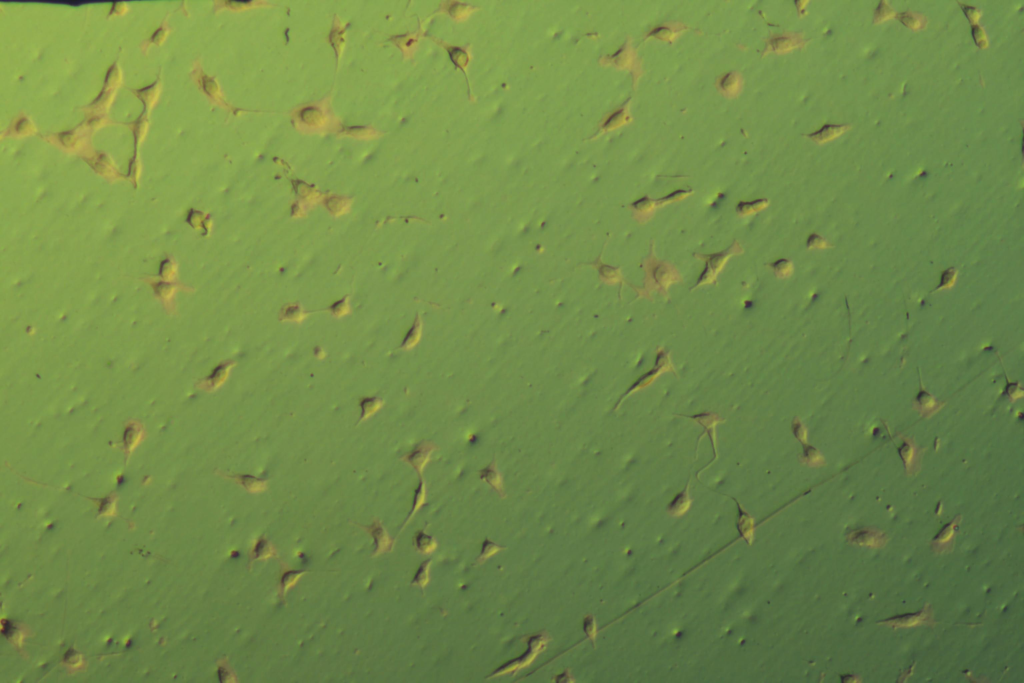
#> input picture 2.jpg, 3072 x 2048 px, given as the content of the folder D:/20251012/20251012-fixedA375-30ugPaint_JL_2, which was not available (shown at 1/3 size)
$ python batch_imgs_process4.py
#> lines starting #> are read from the running program, lines starting #| are printed output that depends on the picture; after the words box and inside, x2 and y2 are one past the last pixel; in counts of white or black regions, pixels touching at a corner belong together; pictures that were not available may be replaced by others from this repository, and a replacement may not be noted
# -*- coding: utf-8 -*-
"""
SPR 对齐+信号提取 (v4.1)
- Stage A：稀疏黑点掩膜 → 局部爬山 → 仅保存位移CSV与公共裁剪框（可选落盘对齐图）
- Stage B：按位移在线平移→公共裁剪→(R-G) 残差 → 单CSV断点续跑 + 背景ROI
- ★ 掩膜来源：允许掩膜为“整幅未对齐、未公共裁剪”的参考图坐标；会自动按公共裁剪框裁切
"""

import os
import sys
import json
import csv
import cv2
import datetime
import subprocess
import numpy as np
import pandas as pd
import multiprocessing as mp
from pathlib import Path
from typing import List, Tuple, Dict, Optional, Set, Union
from concurrent.futures import ThreadPoolExecutor, as_completed
from rich.progress import Progress, BarColumn, TextColumn, MofNCompleteColumn, TimeRemainingColumn, track

# ============================ 用户配置 ============================
INPUT_DIR = Path(r"D:\20251012\20251012-fixedA375-30ugPaint_JL_2")
MASK_FILE_PATH = Path(r"D:\20251012\JL2_mask.npy")
SAVE_DIR = Path(r"D:\20251012\excel")

# 可选：若希望输出对齐+裁剪后的图像用于核验，打开此开关
WRITE_ALIGNED = False
OUTPUT_SUFFIX = "_aligned_opt_v4"

# 对齐阶段参数（与 V3 一致或微调）
DEBUG_SAMPLES = 7                 # 输出若干 debug 可视化
DOWNSCALE = 2                     # 2 或 4（锚点检测/匹配分辨率）
CLAHE_CLIP = 2.0
MIN_AREA, MAX_AREA = 200, 700     # 黑点面积范围（像素）
BIN_THR_K = 1.2                   # 二值阈值 = 均值 + k*std
KERNEL_BH = 25                    # black-hat 核（奇数）
GAUSS_SMALL, GAUSS_LARGE = 3, 9   # DoG 两核（奇数）

# 局部优化参数
SEARCH_R = 12                     # small 尺度像素半径
INIT_WINDOW = 6                   # 初始步长（small 尺度）
MIN_STEP = 1
MAX_ITERS = 40
LAMBDA_TEMP = 0.01                # 时间正则 λ

# 信号提取阶段
MAX_WORKERS = max(2, mp.cpu_count()//2)
FORCE_REALIGN = False             # True 则重算位移；False 复用已有 alignment_shifts.csv
FORCE_RECOMPUTE_SIGNAL = False    # True 则无视进度CSV，强制重算全部帧
ENABLE_BACKGROUND = True          # 是否选择背景ROI并写入 mask_id=-1
PROGRESS_CSV_NAME = "progress_long_v4.csv"
BG_JSON_NAME = "background_roi.json"
# =================================================================

EXTS = (".tif",".tiff",".bmp",".png",".jpg",".jpeg",".TIF",".TIFF",".PNG",".JPG",".JPEG")

# [16 lines left out: function mac_notify, not called in this run]

def list_images_sorted(folder: Path) -> List[Path]:
    files = [p for p in folder.iterdir() if p.suffix in EXTS and not p.name.startswith('.')]
    def key(p):
        try: return (0,int(p.stem))
        except: return (1,p.stem)
    return sorted(files,key=key)

def to_gray_f32(bgr: np.ndarray) -> np.ndarray:
    return cv2.cvtColor(bgr, cv2.COLOR_BGR2GRAY).astype(np.float32)

def build_anchor_response(gray_f32: np.ndarray) -> np.ndarray:
    g8 = np.clip(gray_f32, 0, 255).astype(np.uint8)
    clahe = cv2.createCLAHE(clipLimit=CLAHE_CLIP, tileGridSize=(8,8))
    g_eq = clahe.apply(g8).astype(np.float32)
    k = max(3, KERNEL_BH | 1)
    kernel = cv2.getStructuringElement(cv2.MORPH_ELLIPSE, (k, k))
    bh = cv2.morphologyEx(g_eq, cv2.MORPH_BLACKHAT, kernel)
    s = max(3, GAUSS_SMALL | 1)
    L = max(5, GAUSS_LARGE | 1)
    dog = cv2.GaussianBlur(g_eq, (s, s), 0) - cv2.GaussianBlur(g_eq, (L, L), 0)
    resp = bh + dog
    resp -= resp.min()
    if resp.max() > 1e-6: resp /= resp.max()
    return resp

def binarize_keep_area(resp: np.ndarray, min_area: int, max_area: int, k_thr: float) -> np.ndarray:
    m, sd = float(np.mean(resp)), float(np.std(resp))
    thr = m + k_thr * sd
    mask = (resp >= thr).astype(np.uint8) * 255
    num, labels, stats, _ = cv2.connectedComponentsWithStats(mask, 8)
    keep = np.zeros_like(mask)
    for lab in range(1, num):
        area = int(stats[lab, cv2.CC_STAT_AREA])
        if min_area <= area <= max_area:
            keep[labels == lab] = 255
    return keep

def downscale(img: np.ndarray, s: int) -> np.ndarray:
    if s == 1: return img
    h,w = img.shape[:2]
    return cv2.resize(img, (w//s, h//s), interpolation=cv2.INTER_AREA)

def warp_by_integer_shift(img: np.ndarray, dx: int, dy: int, border_val=0) -> np.ndarray:
    H, W = img.shape[:2]
    M = np.array([[1,0,dx],[0,1,dy]], dtype=np.float32)
    return cv2.warpAffine(img, M, (W,H), flags=cv2.INTER_NEAREST,
                          borderMode=cv2.BORDER_CONSTANT, borderValue=border_val)

def worker_build_mask(path: Path) -> Tuple[str, np.ndarray, np.ndarray]:
    bgr = cv2.imread(str(path), cv2.IMREAD_COLOR)
    g = to_gray_f32(bgr)
    resp = build_anchor_response(g)
    mask = binarize_keep_area(resp, MIN_AREA, MAX_AREA, BIN_THR_K)
    return path.name, resp, mask

# [39 lines left out: functions overlap_score, local_optimize_shift, not called in this run]

def common_crop_rect(shifts_xy: List[Tuple[int,int]], W: int, H: int) -> Tuple[int,int,int,int]:
    dxs = [dx for dx,_ in shifts_xy]
    dys = [dy for _,dy in shifts_xy]
    dx_min, dx_max = min(dxs), max(dxs)
    dy_min, dy_max = min(dys), max(dys)
    x0 = max(0,  dx_max)
    y0 = max(0,  dy_max)
    x1 = min(W, W + dx_min)
    y1 = min(H, H + dy_min)
    if x1 <= x0 or y1 <= y0: return 0,0,W,H
    return x0,y0,x1,y1

def compute_or_load_alignment(input_dir: Path,
                              force_realign: bool = False,
                              write_aligned: bool = False,
                              output_suffix: str = "_aligned_opt_v4"
                              ) -> Dict:
#> called with force_realign = False, write_aligned = False, output_suffix = '_aligned_opt_v4'
    imgs = list_images_sorted(input_dir)
    if not imgs:
        raise RuntimeError("No images found.")
    out_dir = input_dir.parent / (input_dir.name + output_suffix)
    dbg_dir = out_dir / "debug_opt"
    out_dir.mkdir(parents=True, exist_ok=True)
    dbg_dir.mkdir(parents=True, exist_ok=True)
    shifts_csv = out_dir / "alignment_shifts.csv"
    meta_json  = out_dir / "alignment_meta.json"

    if shifts_csv.exists() and meta_json.exists() and (not force_realign):
        with open(meta_json, 'r', encoding='utf-8') as f:
            meta = json.load(f)
        shifts = []
        with open(shifts_csv, 'r', newline='') as f:
            r = csv.DictReader(f)
            for row in r:
                shifts.append((int(row['dx']), int(row['dy'])))
        meta['shifts'] = shifts
        return meta

    ref_bgr = cv2.imread(str(imgs[0]), cv2.IMREAD_COLOR)
#> ref_bgr is the input picture: shape (2048, 3072, 3); mean B, G, R 74.1, 139.4, 113.1
    H, W = ref_bgr.shape[:2]

    print("[Stage A / Step 1] Building sparse masks in parallel ...")
    with mp.Pool(processes=MAX_WORKERS) as pool:
        results = list(pool.imap(worker_build_mask, imgs, chunksize=8))
#> in to_gray_f32, `return cv2.cvtColor(bgr, cv2.COLOR_BGR2GRAY).astype(np.float32)`:
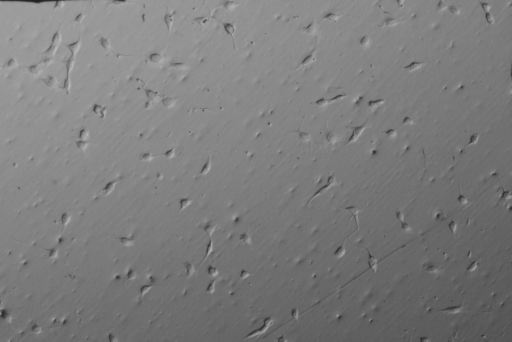
#> returned value: shape (2048, 3072) float32 (shown at 1/6 size); min 31, max 189, mean 124.1
#> in build_anchor_response, `bh = cv2.morphologyEx(g_eq, cv2.MORPH_BLACKHAT, kernel)`:
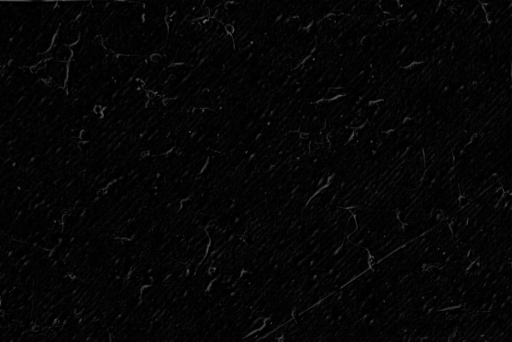
#> bh: shape (2048, 3072) float32 (shown at 1/6 size); min 0, max 114, mean 5.4
#> in build_anchor_response, `dog = cv2.GaussianBlur(g_eq, (s, s), 0) - cv2.GaussianBlur(g_eq, (L, L..`:
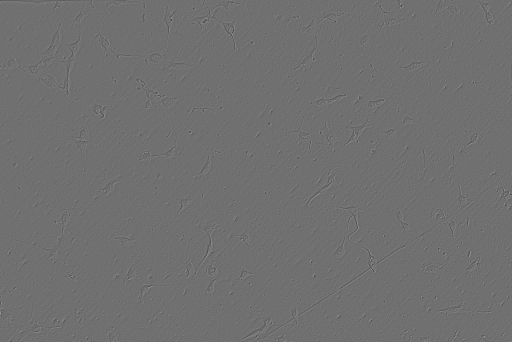
#> dog: shape (2048, 3072) float32 (shown at 1/6 size); min -17.51, max 22.19, mean 0; drawn with min black and max white
#> in build_anchor_response, `resp = bh + dog`:
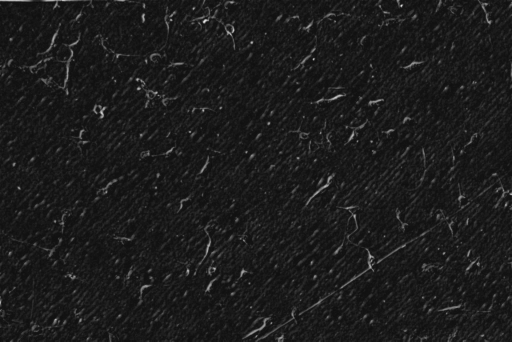
#> resp: shape (2048, 3072) float32 (shown at 1/6 size); min -7.5, max 106.8, mean 5.4; drawn with min black and max white
#> in binarize_keep_area, `m, sd = float(np.mean(resp)), float(np.std(resp))`: m = 0.112; sd = 0.0593
#> in binarize_keep_area, `thr = m + k_thr * sd`: thr = 0.184
#> in binarize_keep_area, `mask = (resp >= thr).astype(np.uint8) * 255`:
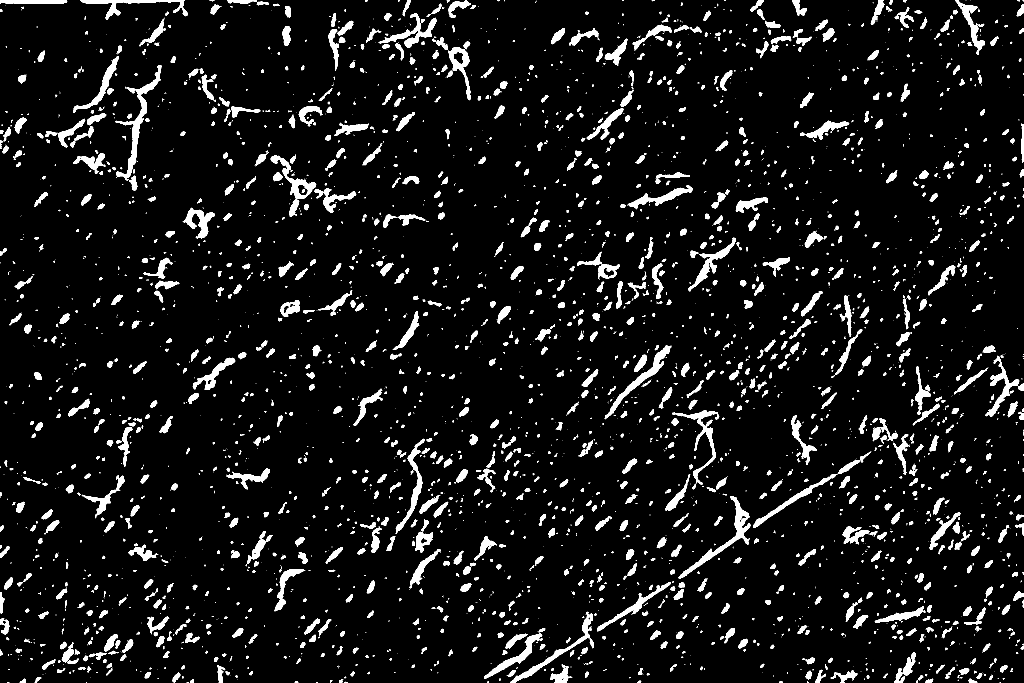
#> mask: shape (2048, 3072) (shown at 1/3 size); 6.9% white; 4392 white regions (2628 under 20 px), largest, box (x1, y1, x2, y2) and area: (346, 195, 484, 535) 6453, (2036, 1488, 2251, 1736) 6022, (1813, 1037, 2014, 1257) 4805
#> in binarize_keep_area, `num, labels, stats, _ = cv2.connectedComponentsWithStats(mask, 8)`: num = 4393
#> (the rest of the program and of its run is left out)
